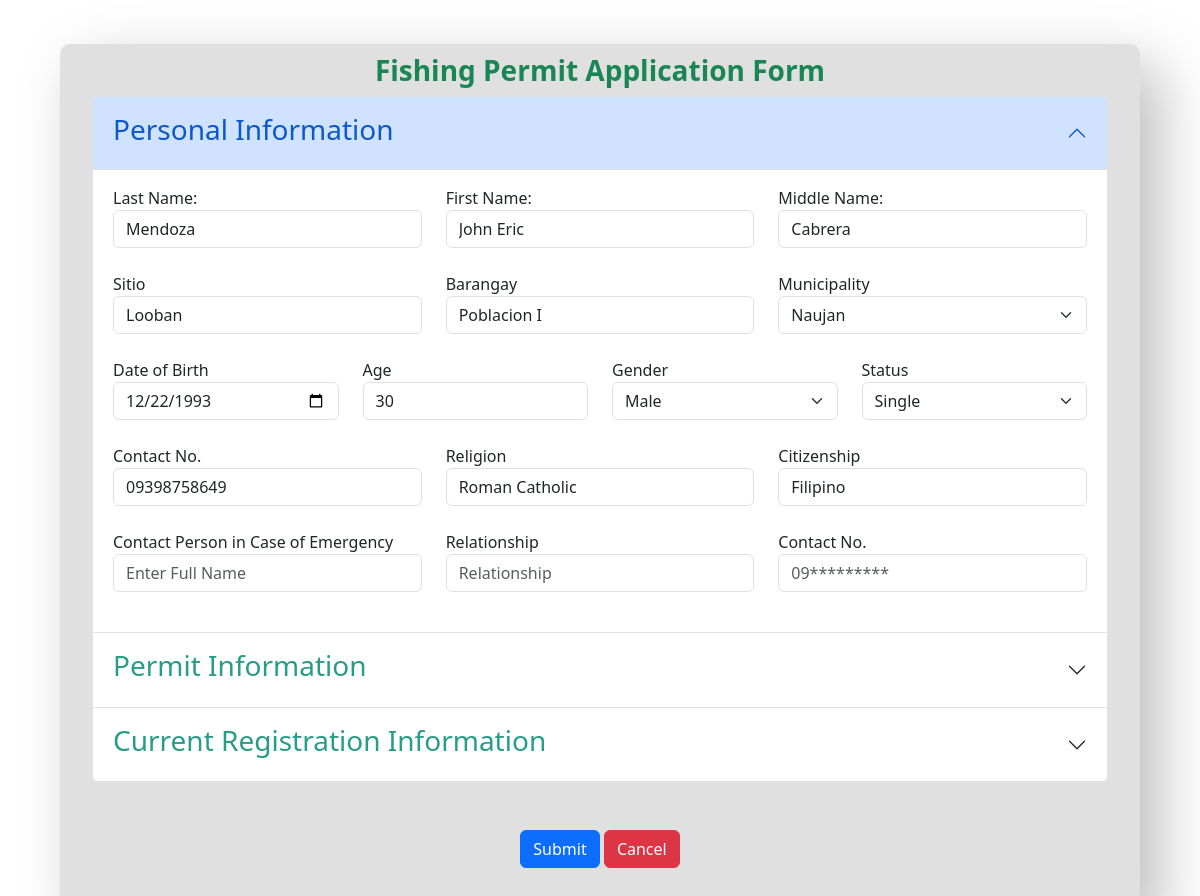
/user/pa-new.php (signed in), run on the app's committed database.
### tables this page shows
CREATE TABLE `users` (
  `id` int(10) NOT NULL,
  `role` varchar(50) NOT NULL DEFAULT 'user',
  `account_status` varchar(50) NOT NULL DEFAULT 'Pending',
  `lname` varchar(255) NOT NULL,
  `fname` varchar(255) NOT NULL,
  `mname` varchar(255) NOT NULL,
  `dob` date NOT NULL,
  `age` varchar(50) NOT NULL,
  `gender` varchar(50) NOT NULL,
  `municipality` varchar(255) NOT NULL,
  `sitio` varchar(255) NOT NULL,
  `barangay` varchar(255) NOT NULL,
  `status` varchar(255) NOT NULL,
  `religion` varchar(255) NOT NULL,
  `citizenship` varchar(255) NOT NULL,
  `contact_num` text NOT NULL,
  `email` varchar(255) NOT NULL,
  `username` varchar(255) NOT NULL,
  `password` varchar(255) NOT NULL,
  `image` varchar(255) NOT NULL,
  `date_added` timestamp NOT NULL DEFAULT current_timestamp()
);

### user/pa-new.php (the view, shortened to what this page needs)
<?php
require '../inc/config.php';
$user_id = $_SESSION['user_id'];
$data = $conn->prepare("SELECT * FROM users WHERE id = $user_id");
$data->execute();
$data = $data->fetch(PDO::FETCH_ASSOC);
?>
<!DOCTYPE html>
<html lang="en">
<head>
    <link rel="stylesheet" href="../css/all.min.css">
    <link rel="stylesheet" href="../css/bootstrap.min.css">
</head>
<body>
    <div class="btn">
    </div>
    <form action="permit-application-func.php" method="post" enctype="multipart/form-data">
        <div class="container">
            <div class="inside-container">
                <div class="row">
                    <div class="col-lg-12 mx-auto form-group heading">
                        <span>
                            <center>
                                <h3 class="text-success"><b>Fishing Permit Application Form</b></h3>
                            </center>
                        </span>
                    </div>
                </div>
                <div class="accordion" id="accordionPanelsStayOpenExample">
                    <div class="accordion-item">
                        <h2 class="accordion-header" id="panelsStayOpen-headingOne">
                            <button class="accordion-button" type="button" data-bs-toggle="collapse" data-bs-target="#panelsStayOpen-collapseOne" aria-expanded="true" aria-controls="panelsStayOpen-collapseOne">
                                <div class="personal-data">
                                    <h3>Personal Information</h3>
                                </div>
                            </button>
                        </h2>
                        <div id="panelsStayOpen-collapseOne" class="accordion-collapse collapse show" aria-labelledby="panelsStayOpen-headingOne">
                            <div class="accordion-body">
                                <div class="row">
                                    <div class="col-sm-4 col-md-4">
                                        <span>Last Name:</span>
                                        <input type="text" class="form-control" required placeholder="Last Name" name="lname" value="<?= $data['lname']; ?>">
                                    </div>
                                    <div class="col-sm-4 col-md-4">
                                        <span>First Name:</span>
                                        <input type="text" class="form-control" required placeholder="First Name" name="fname" value="<?= $data['fname']; ?>">
                                    </div>
                                    <div class="col-sm-4 col-md-4">
                                        <span>Middle Name:</span>
                                        <input type="text" class="form-control" required placeholder="Middle Name" name="mname" value="<?= $data['mname']; ?>">
                                    </div>
                                </div><br>
                                <div class="row">
                                    <div class="col-sm-12 col-md-4">
                                        <span>Sitio</span>
                                        <input type="text" class="form-control" required placeholder="Sitio" name="sitio" value="<?= $data['sitio']; ?>">
                                    </div>
                                    <div class="col-sm-12 col-md-4">
                                        <span>Barangay</span>
                                        <input type="text" class="form-control" required placeholder="Barangay" name="barangay" value="<?= $data['barangay']; ?>">
                                    </div>
                                    <div class="col-sm-12 col-md-4">
                                        <span>Municipality</span>
                                        <select class="form-select" required placeholder="Municipality" name="municipality">
                                            <option value="<?= $data['municipality']; ?>"><?= $data['municipality']; ?></option>
                                        </select>
                                    </div>
                                </div><br>
                                <div class="row">
                                    <div class="col-sm-12 col-md-3">
                                        <span>Date of Birth</span>
                                        <input type="date" class="form-control" required placeholder="MM/DD/YYYY" name="dob" value="<?= $data['dob']; ?>">
                                    </div>
                                    <div class="col-sm-12 col-md-3">
                                        <span>Age</span>
                                        <input type="text" class="form-control" required placeholder="Age" name="age" value="<?= $data['age']; ?>">
                                    </div>
                                    <div class="col-sm-12 col-md-3">
                                        <span>Gender</span>
                                        <select class="form-select" required placeholder="Gender" name="sex" value="<?= $data['gender']; ?>">
                                            <option value="Male">Male</option>
                                        </select>
                                    </div>
                                    <div class="col-sm-12 col-md-3">
                                        <span>Status</span>
                                        <select class="form-select" required placeholder="Status" name="status" value="<?= $data['status']; ?>">
                                            <option value="Single">Single</option>
                                        </select>
                                    </div>
                                </div><br>
                                <div class="row">
                                    <div class="col-sm-12 col-md-4">
                                        <span>Contact No.</span>
                                        <input type="text" class="form-control" required placeholder="09*********" name="contact_num" value="<?= $data['contact_num']; ?>">
                                    </div>
                                    <div class="col-sm-12 col-md-4">
                                        <span>Religion</span>
                                        <input type="text" class="form-control" required placeholder="Religion" name="religion" value="<?= $data['religion']; ?>">
                                    </div>
                                    <div class="col-sm-12 col-md-4">
                                        <span>Citizenship</span>
                                        <input type="text" class="form-control" required placeholder="Citizenship" name="citizenship" value="<?= $data['citizenship']; ?>">
                                    </div>
                                </div><br>
                                <div class="row">
                                    <div class="col-sm-12 col-md-4">
                                        <span>Contact Person in Case of Emergency</span>
                                        <input type="text" class="form-control" required placeholder="Enter Full Name" name="contact_person">
                                    </div>
                                    <div class="col-sm-12 col-md-4">
                                        <span>Relationship</span>
                                        <input type="text" class="form-control" required placeholder="Relationship" name="relationship">
                                    </div>
                                    <div class="col-sm-12 col-md-4">
                                        <span>Contact No.</span>
                                        <input type="number" class="form-control" required placeholder="09*********" name="contact_person_num">
                                    </div>
                                </div><br>
                            </div>
                        </div>
                    </div>
                    <div class="accordion-item">
                        <h2 class="accordion-header" id="panelsStayOpen-headingTwo">
                            <button class="accordion-button collapsed" type="button" data-bs-toggle="collapse" data-bs-target="#panelsStayOpen-collapseTwo" aria-expanded="false" aria-controls="panelsStayOpen-collapseTwo">
                                <div class="personal-data">
                                    <h3>Permit Information</h3>
                                </div>
                            </button>
                        </h2>
                    </div>
                    <div class="accordion-item">
                        <h2 class="accordion-header" id="panelsStayOpen-headingThree">
                            <button class="accordion-button collapsed" type="button" data-bs-toggle="collapse" data-bs-target="#panelsStayOpen-collapseThree" aria-expanded="false" aria-controls="panelsStayOpen-collapseThree">
                                <div class="personal-data">
                                    <h3>Current Registration Information</h3>
                                </div>
                            </button>
                        </h2>
                    </div><br><br>
                    <center><button type="submit" class="btn btn-primary" name="submit">Submit</button>
                        <a href="../user/userdb.php"><button type="button" class="btn btn-danger">Cancel</button></a>
                    </center><br><br>
                </div>
            </div>
        </div>
    </form>
</body>
</html>

### user/pa-new.php (style rules this page uses)
.container { width: 90%; margin-top: 20px; border-radius: 10px; background: #e0e0e0; box-shadow: 20px 20px 60px #bebebe, -20px -20px 60px #ffffff; }
.inside-container { margin: 20px; margin-bottom: 20px; }
.heading { margin-top: 10px; }
.accordion-button { color: #279C88; }

### data on the page
users: lname "Mendoza", fname "John Eric", mname "Cabrera", sitio "Looban", barangay "Poblacion I", municipality "Naujan", dob "12/22/1993", age "30", sex "Male", status "Single", contact_num "09398758649", religion "Roman Catholic", citizenship "Filipino"
